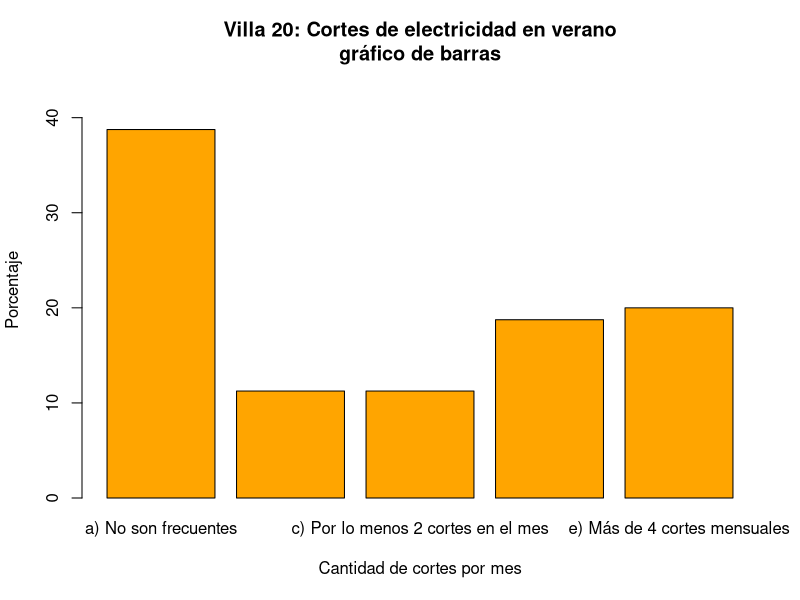
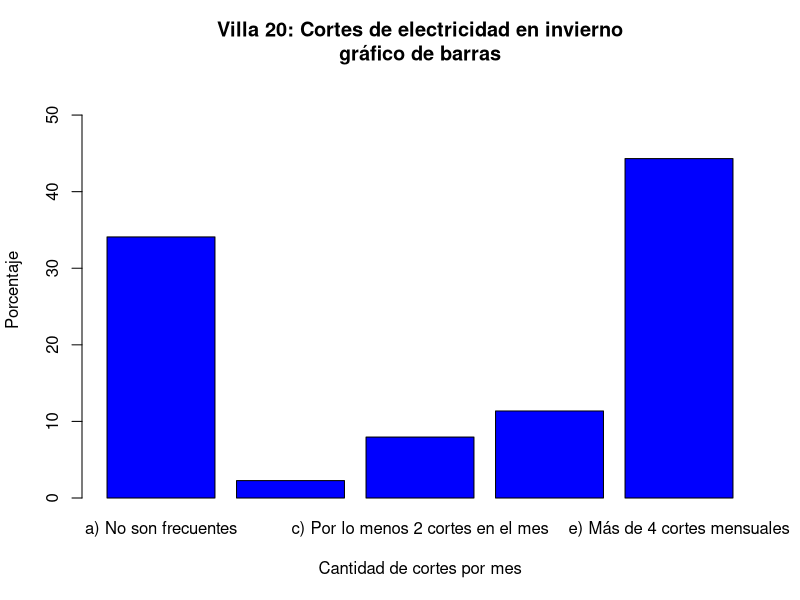
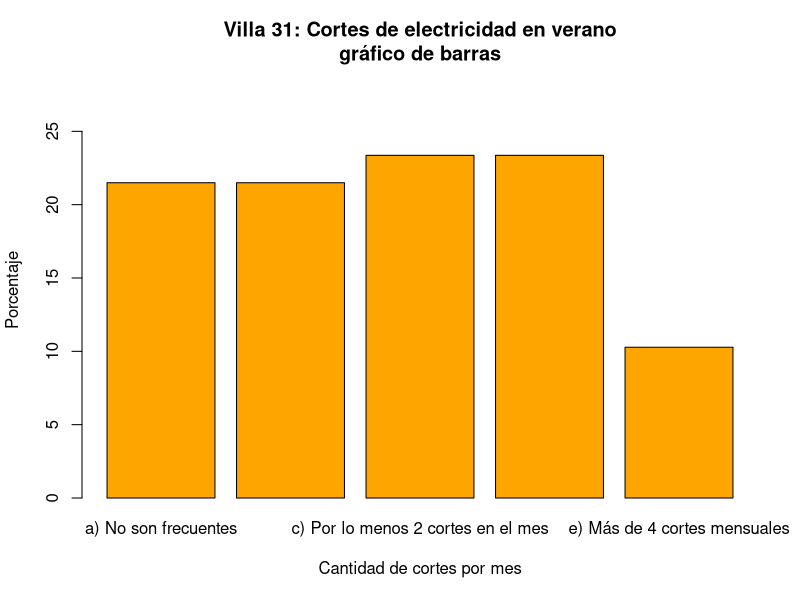
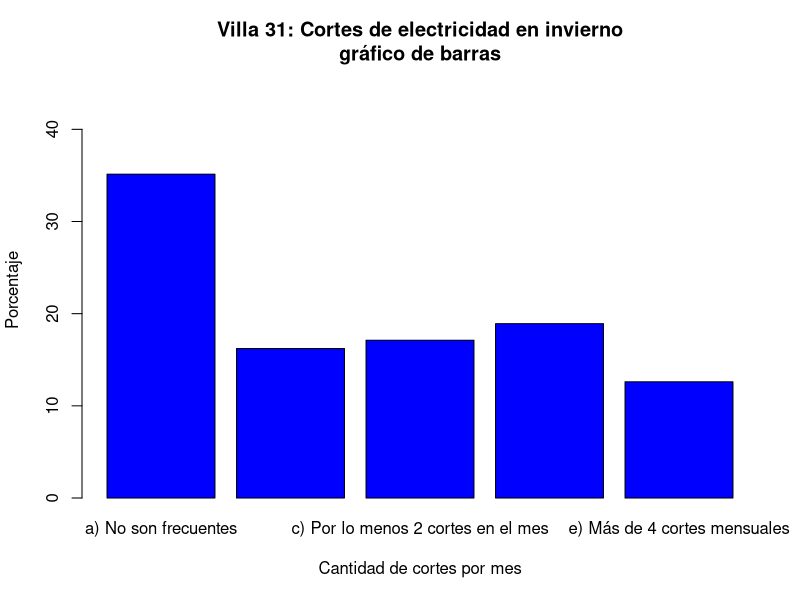
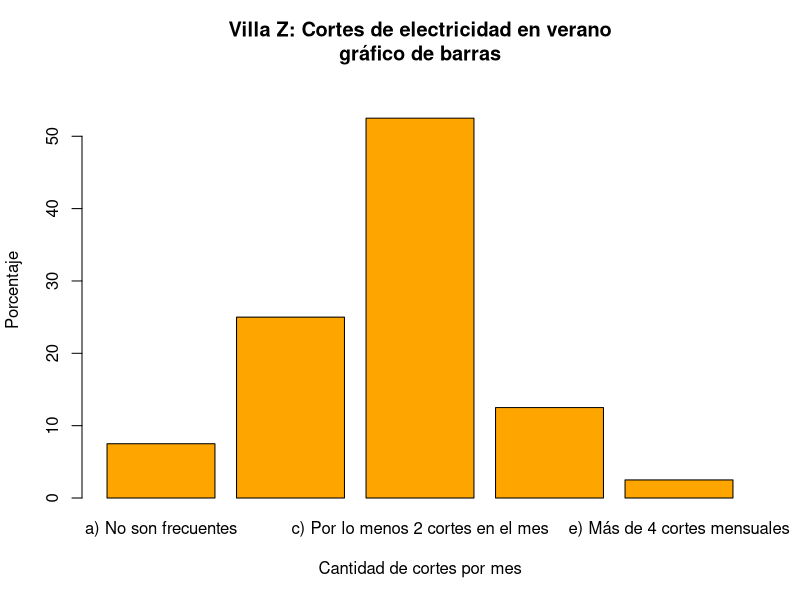
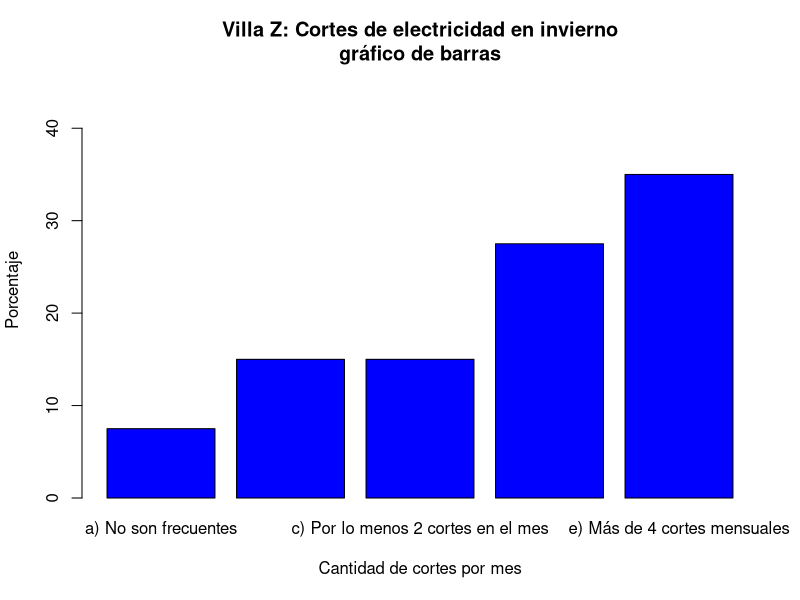

The R source for these figures, in order:
#---------------- Sección 3.3-3.4 -------------------

veranoV20 <- c("a) No son frecuentes","a) No son frecuentes","a) No son frecuentes","a) No son frecuentes","a) No son frecuentes","a) No son frecuentes","a) No son frecuentes","a) No son frecuentes","c) Por lo menos 2 cortes en el mes","e) Más de 4 cortes mensuales","c) Por lo menos 2 cortes en el mes","a) No son frecuentes","e) Más de 4 cortes mensuales","a) No son frecuentes","e) Más de 4 cortes mensuales","a) No son frecuentes","a) No son frecuentes","d) Por lo menos 3 cortes en el mes","c) Por lo menos 2 cortes en el mes","a) No son frecuentes","a) No son frecuentes","a) No son frecuentes","a) No son frecuentes","e) Más de 4 cortes mensuales","e) Más de 4 cortes mensuales","b) Por lo menos 1 corte en el mes","e) Más de 4 cortes mensuales","b) Por lo menos 1 corte en el mes","d) Por lo menos 3 cortes en el mes","e) Más de 4 cortes mensuales","d) Por lo menos 3 cortes en el mes","d) Por lo menos 3 cortes en el mes","a) No son frecuentes","c) Por lo menos 2 cortes en el mes","e) Más de 4 cortes mensuales","d) Por lo menos 3 cortes en el mes","d) Por lo menos 3 cortes en el mes","a) No son frecuentes","a) No son frecuentes","e) Más de 4 cortes mensuales","b) Por lo menos 1 corte en el mes","c) Por lo menos 2 cortes en el mes","b) Por lo menos 1 corte en el mes","e) Más de 4 cortes mensuales","a) No son frecuentes","e) Más de 4 cortes mensuales","d) Por lo menos 3 cortes en el mes","c) Por lo menos 2 cortes en el mes","d) Por lo menos 3 cortes en el mes","a) No son frecuentes","c) Por lo menos 2 cortes en el mes","d) Por lo menos 3 cortes en el mes","e) Más de 4 cortes mensuales","c) Por lo menos 2 cortes en el mes","e) Más de 4 cortes mensuales","e) Más de 4 cortes mensuales","e) Más de 4 cortes mensuales","b) Por lo menos 1 corte en el mes","d) Por lo menos 3 cortes en el mes","a) No son frecuentes","b) Por lo menos 1 corte en el mes","a) No son frecuentes","e) Más de 4 cortes mensuales","d) Por lo menos 3 cortes en el mes","d) Por lo menos 3 cortes en el mes","d) Por lo menos 3 cortes en el mes","a) No son frecuentes","a) No son frecuentes","d) Por lo menos 3 cortes en el mes","a) No son frecuentes","a) No son frecuentes","a) No son frecuentes","c) Por lo menos 2 cortes en el mes","b) Por lo menos 1 corte en el mes","a) No son frecuentes","a) No son frecuentes","b) Por lo menos 1 corte en el mes","a) No son frecuentes","b) Por lo menos 1 corte en el mes","d) Por lo menos 3 cortes en el mes")
veranofactV20 <- as.factor(veranoV20)

# Calcular proporciones en porcentaje
tabla_verano20 <- prop.table(table(veranofactV20)) * 100

# Graficar
barplot(tabla_verano20,
        main = "Villa 20: Cortes de electricidad en verano\ngráfico de barras",
        xlab = "Cantidad de cortes por mes",
        ylab = "Porcentaje",
        col = "orange",
        ylim = c(0, max(tabla_verano20) + 5))

inviernoV20 <- c("a) No son frecuentes","a) No son frecuentes","d) Por lo menos 3 cortes en el mes","e) Más de 4 cortes mensuales","d) Por lo menos 3 cortes en el mes","a) No son frecuentes","c) Por lo menos 2 cortes en el mes","a) No son frecuentes","a) No son frecuentes","a) No son frecuentes","a) No son frecuentes","a) No son frecuentes","a) No son frecuentes","a) No son frecuentes","c) Por lo menos 2 cortes en el mes","c) Por lo menos 2 cortes en el mes","c) Por lo menos 2 cortes en el mes","e) Más de 4 cortes mensuales","d) Por lo menos 3 cortes en el mes","e) Más de 4 cortes mensuales","a) No son frecuentes","a) No son frecuentes","e) Más de 4 cortes mensuales","a) No son frecuentes","d) Por lo menos 3 cortes en el mes","c) Por lo menos 2 cortes en el mes","d) Por lo menos 3 cortes en el mes","a) No son frecuentes","e) Más de 4 cortes mensuales","a) No son frecuentes","d) Por lo menos 3 cortes en el mes","e) Más de 4 cortes mensuales","e) Más de 4 cortes mensuales","b) Por lo menos 1 corte en el mes","e) Más de 4 cortes mensuales","a) No son frecuentes","e) Más de 4 cortes mensuales","c) Por lo menos 2 cortes en el mes","e) Más de 4 cortes mensuales","e) Más de 4 cortes mensuales","a) No son frecuentes","d) Por lo menos 3 cortes en el mes","e) Más de 4 cortes mensuales","e) Más de 4 cortes mensuales","a) No son frecuentes","e) Más de 4 cortes mensuales","a) No son frecuentes","e) Más de 4 cortes mensuales","e) Más de 4 cortes mensuales","e) Más de 4 cortes mensuales","e) Más de 4 cortes mensuales","e) Más de 4 cortes mensuales","e) Más de 4 cortes mensuales","e) Más de 4 cortes mensuales","e) Más de 4 cortes mensuales","e) Más de 4 cortes mensuales","e) Más de 4 cortes mensuales","a) No son frecuentes","d) Por lo menos 3 cortes en el mes","e) Más de 4 cortes mensuales","e) Más de 4 cortes mensuales","e) Más de 4 cortes mensuales","e) Más de 4 cortes mensuales","e) Más de 4 cortes mensuales","e) Más de 4 cortes mensuales","b) Por lo menos 1 corte en el mes","e) Más de 4 cortes mensuales","a) No son frecuentes","e) Más de 4 cortes mensuales","a) No son frecuentes","e) Más de 4 cortes mensuales","e) Más de 4 cortes mensuales","e) Más de 4 cortes mensuales","e) Más de 4 cortes mensuales","a) No son frecuentes","a) No son frecuentes","e) Más de 4 cortes mensuales","a) No son frecuentes","a) No son frecuentes","a) No son frecuentes","d) Por lo menos 3 cortes en el mes","e) Más de 4 cortes mensuales","a) No son frecuentes","a) No son frecuentes","c) Por lo menos 2 cortes en el mes","a) No son frecuentes","d) Por lo menos 3 cortes en el mes","e) Más de 4 cortes mensuales")
inviernofact20 <- as.factor(inviernoV20)

# Calcular proporciones en porcentaje
tabla_invierno20 <- prop.table(table(inviernofact20)) * 100

# Graficar
barplot(tabla_invierno20,
        main = "Villa 20: Cortes de electricidad en invierno\ngráfico de barras",
        xlab = "Cantidad de cortes por mes",
        ylab = "Porcentaje",
        col = "blue",
        ylim = c(0, max(tabla_invierno20) + 10))

veranoV31 <- c("a) No son frecuentes","b) Por lo menos 1 corte en el mes","b) Por lo menos 1 corte en el mes","a) No son frecuentes","d) Por lo menos 3 cortes en el mes","d) Por lo menos 3 cortes en el mes","b) Por lo menos 1 corte en el mes","a) No son frecuentes","d) Por lo menos 3 cortes en el mes","b) Por lo menos 1 corte en el mes","c) Por lo menos 2 cortes en el mes","c) Por lo menos 2 cortes en el mes","e) Más de 4 cortes mensuales","b) Por lo menos 1 corte en el mes","a) No son frecuentes","c) Por lo menos 2 cortes en el mes","b) Por lo menos 1 corte en el mes","b) Por lo menos 1 corte en el mes","d) Por lo menos 3 cortes en el mes","b) Por lo menos 1 corte en el mes","a) No son frecuentes","b) Por lo menos 1 corte en el mes","c) Por lo menos 2 cortes en el mes","c) Por lo menos 2 cortes en el mes","c) Por lo menos 2 cortes en el mes","c) Por lo menos 2 cortes en el mes","c) Por lo menos 2 cortes en el mes","c) Por lo menos 2 cortes en el mes","a) No son frecuentes","c) Por lo menos 2 cortes en el mes","a) No son frecuentes","b) Por lo menos 1 corte en el mes","a) No son frecuentes","a) No son frecuentes","d) Por lo menos 3 cortes en el mes","a) No son frecuentes","b) Por lo menos 1 corte en el mes","a) No son frecuentes","c) Por lo menos 2 cortes en el mes","a) No son frecuentes","c) Por lo menos 2 cortes en el mes","a) No son frecuentes","b) Por lo menos 1 corte en el mes","d) Por lo menos 3 cortes en el mes","d) Por lo menos 3 cortes en el mes","e) Más de 4 cortes mensuales","d) Por lo menos 3 cortes en el mes","e) Más de 4 cortes mensuales","e) Más de 4 cortes mensuales","c) Por lo menos 2 cortes en el mes","a) No son frecuentes","b) Por lo menos 1 corte en el mes","d) Por lo menos 3 cortes en el mes","d) Por lo menos 3 cortes en el mes","d) Por lo menos 3 cortes en el mes","d) Por lo menos 3 cortes en el mes","d) Por lo menos 3 cortes en el mes","e) Más de 4 cortes mensuales","e) Más de 4 cortes mensuales","e) Más de 4 cortes mensuales","c) Por lo menos 2 cortes en el mes","c) Por lo menos 2 cortes en el mes","d) Por lo menos 3 cortes en el mes","b) Por lo menos 1 corte en el mes","c) Por lo menos 2 cortes en el mes","c) Por lo menos 2 cortes en el mes","d) Por lo menos 3 cortes en el mes","d) Por lo menos 3 cortes en el mes","d) Por lo menos 3 cortes en el mes","a) No son frecuentes","d) Por lo menos 3 cortes en el mes","a) No son frecuentes","b) Por lo menos 1 corte en el mes","a) No son frecuentes","b) Por lo menos 1 corte en el mes","d) Por lo menos 3 cortes en el mes","d) Por lo menos 3 cortes en el mes","c) Por lo menos 2 cortes en el mes","c) Por lo menos 2 cortes en el mes","d) Por lo menos 3 cortes en el mes","b) Por lo menos 1 corte en el mes","c) Por lo menos 2 cortes en el mes","a) No son frecuentes","a) No son frecuentes","a) No son frecuentes","c) Por lo menos 2 cortes en el mes","b) Por lo menos 1 corte en el mes","c) Por lo menos 2 cortes en el mes","c) Por lo menos 2 cortes en el mes","b) Por lo menos 1 corte en el mes","b) Por lo menos 1 corte en el mes","d) Por lo menos 3 cortes en el mes","c) Por lo menos 2 cortes en el mes","e) Más de 4 cortes mensuales","b) Por lo menos 1 corte en el mes","a) No son frecuentes","b) Por lo menos 1 corte en el mes","c) Por lo menos 2 cortes en el mes","a) No son frecuentes","d) Por lo menos 3 cortes en el mes","a) No son frecuentes","d) Por lo menos 3 cortes en el mes","e) Más de 4 cortes mensuales","b) Por lo menos 1 corte en el mes","d) Por lo menos 3 cortes en el mes","e) Más de 4 cortes mensuales","e) Más de 4 cortes mensuales")
veranofactV31 <- as.factor(veranoV31)

# Calcular proporciones en porcentaje
tabla_verano31 <- prop.table(table(veranofactV31)) * 100

# Graficar
barplot(tabla_verano31,
        main = "Villa 31: Cortes de electricidad en verano\ngráfico de barras",
        xlab = "Cantidad de cortes por mes",
        ylab = "Porcentaje",
        col = "orange",
        ylim = c(0, max(tabla_verano31) + 5))

inviernoV31 <- c("a) No son frecuentes","a) No son frecuentes","b) Por lo menos 1 corte en el mes","b) Por lo menos 1 corte en el mes","b) Por lo menos 1 corte en el mes","a) No son frecuentes","b) Por lo menos 1 corte en el mes","c) Por lo menos 2 cortes en el mes","a) No son frecuentes","b) Por lo menos 1 corte en el mes","a) No son frecuentes","c) Por lo menos 2 cortes en el mes","c) Por lo menos 2 cortes en el mes","b) Por lo menos 1 corte en el mes","a) No son frecuentes","a) No son frecuentes","a) No son frecuentes","a) No son frecuentes","e) Más de 4 cortes mensuales","e) Más de 4 cortes mensuales","a) No son frecuentes","b) Por lo menos 1 corte en el mes","a) No son frecuentes","c) Por lo menos 2 cortes en el mes","c) Por lo menos 2 cortes en el mes","d) Por lo menos 3 cortes en el mes","a) No son frecuentes","c) Por lo menos 2 cortes en el mes","e) Más de 4 cortes mensuales","a) No son frecuentes","a) No son frecuentes","b) Por lo menos 1 corte en el mes","a) No son frecuentes","a) No son frecuentes","d) Por lo menos 3 cortes en el mes","a) No son frecuentes","d) Por lo menos 3 cortes en el mes","a) No son frecuentes","a) No son frecuentes","e) Más de 4 cortes mensuales","d) Por lo menos 3 cortes en el mes","a) No son frecuentes","a) No son frecuentes","d) Por lo menos 3 cortes en el mes","a) No son frecuentes","c) Por lo menos 2 cortes en el mes","c) Por lo menos 2 cortes en el mes","e) Más de 4 cortes mensuales","a) No son frecuentes","d) Por lo menos 3 cortes en el mes","a) No son frecuentes","b) Por lo menos 1 corte en el mes","d) Por lo menos 3 cortes en el mes","d) Por lo menos 3 cortes en el mes","d) Por lo menos 3 cortes en el mes","d) Por lo menos 3 cortes en el mes","d) Por lo menos 3 cortes en el mes","e) Más de 4 cortes mensuales","b) Por lo menos 1 corte en el mes","e) Más de 4 cortes mensuales","a) No son frecuentes","a) No son frecuentes","d) Por lo menos 3 cortes en el mes","c) Por lo menos 2 cortes en el mes","c) Por lo menos 2 cortes en el mes","c) Por lo menos 2 cortes en el mes","d) Por lo menos 3 cortes en el mes","d) Por lo menos 3 cortes en el mes","d) Por lo menos 3 cortes en el mes","b) Por lo menos 1 corte en el mes","e) Más de 4 cortes mensuales","a) No son frecuentes","b) Por lo menos 1 corte en el mes","a) No son frecuentes","b) Por lo menos 1 corte en el mes","e) Más de 4 cortes mensuales","d) Por lo menos 3 cortes en el mes","e) Más de 4 cortes mensuales","e) Más de 4 cortes mensuales","b) Por lo menos 1 corte en el mes","c) Por lo menos 2 cortes en el mes","d) Por lo menos 3 cortes en el mes","a) No son frecuentes","a) No son frecuentes","a) No son frecuentes","a) No son frecuentes","b) Por lo menos 1 corte en el mes","a) No son frecuentes","d) Por lo menos 3 cortes en el mes","b) Por lo menos 1 corte en el mes","b) Por lo menos 1 corte en el mes","d) Por lo menos 3 cortes en el mes","a) No son frecuentes","e) Más de 4 cortes mensuales","a) No son frecuentes","a) No son frecuentes","b) Por lo menos 1 corte en el mes","c) Por lo menos 2 cortes en el mes","a) No son frecuentes","c) Por lo menos 2 cortes en el mes","a) No son frecuentes","d) Por lo menos 3 cortes en el mes","e) Más de 4 cortes mensuales","a) No son frecuentes","d) Por lo menos 3 cortes en el mes","e) Más de 4 cortes mensuales","c) Por lo menos 2 cortes en el mes","c) Por lo menos 2 cortes en el mes","c) Por lo menos 2 cortes en el mes","c) Por lo menos 2 cortes en el mes","c) Por lo menos 2 cortes en el mes")
inviernofactV31 <- as.factor(inviernoV31)

# Calcular proporciones en porcentaje
tabla_invierno31 <- prop.table(table(inviernofactV31)) * 100

# Graficar
barplot(tabla_invierno31,
        main = "Villa 31: Cortes de electricidad en invierno\ngráfico de barras",
        xlab = "Cantidad de cortes por mes",
        ylab = "Porcentaje",
        col = "blue",
        ylim = c(0, max(tabla_invierno31) + 10))

veranoVZ <- c("c) Por lo menos 2 cortes en el mes","c) Por lo menos 2 cortes en el mes","c) Por lo menos 2 cortes en el mes","b) Por lo menos 1 corte en el mes","b) Por lo menos 1 corte en el mes","b) Por lo menos 1 corte en el mes","b) Por lo menos 1 corte en el mes","d) Por lo menos 3 cortes en el mes","c) Por lo menos 2 cortes en el mes","d) Por lo menos 3 cortes en el mes","c) Por lo menos 2 cortes en el mes","c) Por lo menos 2 cortes en el mes","c) Por lo menos 2 cortes en el mes","c) Por lo menos 2 cortes en el mes","c) Por lo menos 2 cortes en el mes","c) Por lo menos 2 cortes en el mes","c) Por lo menos 2 cortes en el mes","d) Por lo menos 3 cortes en el mes","c) Por lo menos 2 cortes en el mes","c) Por lo menos 2 cortes en el mes","c) Por lo menos 2 cortes en el mes","a) No son frecuentes","a) No son frecuentes","a) No son frecuentes","b) Por lo menos 1 corte en el mes","c) Por lo menos 2 cortes en el mes","b) Por lo menos 1 corte en el mes","b) Por lo menos 1 corte en el mes","d) Por lo menos 3 cortes en el mes","d) Por lo menos 3 cortes en el mes","e) Más de 4 cortes mensuales","b) Por lo menos 1 corte en el mes","b) Por lo menos 1 corte en el mes","c) Por lo menos 2 cortes en el mes","c) Por lo menos 2 cortes en el mes","c) Por lo menos 2 cortes en el mes","c) Por lo menos 2 cortes en el mes","c) Por lo menos 2 cortes en el mes","b) Por lo menos 1 corte en el mes","c) Por lo menos 2 cortes en el mes")
veranofactVZ <- as.factor(veranoVZ)

# Calcular proporciones en porcentaje
tabla_veranoZ <- prop.table(table(veranofactVZ)) * 100

# Graficar
barplot(tabla_veranoZ,
        main = "Villa Z: Cortes de electricidad en verano\ngráfico de barras",
        xlab = "Cantidad de cortes por mes",
        ylab = "Porcentaje",
        col = "orange",
        ylim = c(0, max(tabla_veranoZ) + 5))

inviernoVZ <- c("e) Más de 4 cortes mensuales","d) Por lo menos 3 cortes en el mes","b) Por lo menos 1 corte en el mes","c) Por lo menos 2 cortes en el mes","c) Por lo menos 2 cortes en el mes","b) Por lo menos 1 corte en el mes","b) Por lo menos 1 corte en el mes","e) Más de 4 cortes mensuales","c) Por lo menos 2 cortes en el mes","e) Más de 4 cortes mensuales","e) Más de 4 cortes mensuales","d) Por lo menos 3 cortes en el mes","c) Por lo menos 2 cortes en el mes","e) Más de 4 cortes mensuales","d) Por lo menos 3 cortes en el mes","e) Más de 4 cortes mensuales","d) Por lo menos 3 cortes en el mes","e) Más de 4 cortes mensuales","e) Más de 4 cortes mensuales","d) Por lo menos 3 cortes en el mes","c) Por lo menos 2 cortes en el mes","a) No son frecuentes","a) No son frecuentes","a) No son frecuentes","b) Por lo menos 1 corte en el mes","c) Por lo menos 2 cortes en el mes","e) Más de 4 cortes mensuales","b) Por lo menos 1 corte en el mes","d) Por lo menos 3 cortes en el mes","d) Por lo menos 3 cortes en el mes","e) Más de 4 cortes mensuales","d) Por lo menos 3 cortes en el mes","d) Por lo menos 3 cortes en el mes","e) Más de 4 cortes mensuales","e) Más de 4 cortes mensuales","d) Por lo menos 3 cortes en el mes","e) Más de 4 cortes mensuales","e) Más de 4 cortes mensuales","b) Por lo menos 1 corte en el mes","d) Por lo menos 3 cortes en el mes")
inviernofactVZ <- as.factor(inviernoVZ)

# Calcular proporciones en porcentaje
tabla_inviernoZ <- prop.table(table(inviernofactVZ)) * 100

# Graficar
barplot(tabla_inviernoZ,
        main = "Villa Z: Cortes de electricidad en invierno\ngráfico de barras",
        xlab = "Cantidad de cortes por mes",
        ylab = "Porcentaje",
        col = "blue",
        ylim = c(0, max(tabla_inviernoZ) + 10))